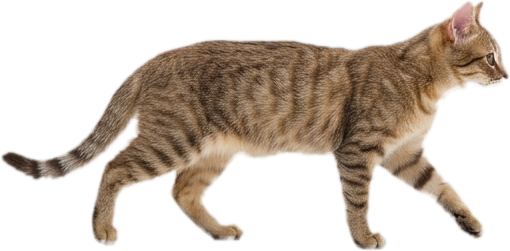
#> input picture assets/ai/1-이동-걷기-2/f1.png, 510 x 251 px, found by its file name; its folder holds 5 pictures in this run
$ python make_parts.py
#> lines starting #> are read from the running program, lines starting #| are printed output that depends on the picture
"""한 장의 걷는 고양이 사진에서 '뼈대 인형'용 부품(몸통·다리 4개·꼬리·머리·목)을 오린다. (개발용: OpenCV·scipy·Pillow 필요)

원본: assets/ai/1-이동-걷기-2/f1.png  (옆모습, 오른쪽을 봄, 네 다리가 모두 보이는 컷)
결과: assets/parts/*.png 와 assets/parts/parts.json, assets/parts/uv.npz

방법
 · 다리·꼬리·목: 중심선(관절 점들)을 따라 곧게 펴서 오린 '띠'(rectified strip). 앱에서 이 띠를 관절 위치를 따라 구부려 붙인다.
 · 몸통: 등선~배선 사이를 오려낸 사진 (다리·꼬리·머리 쪽은 잘라 냄). 앱에서 세로 조각으로 나눠 척추 곡선을 따라 붙인다.
 · 머리: 목 쪽은 서서히 투명하게 오려낸 사진.
 · 모든 부품은 '원본 사진의 어느 자리였는지'(uv)를 같이 저장한다 → 삼색처럼 털색 무늬를 바꿀 때 부품이 달라도 무늬가 이어진다.
"""
import json
from pathlib import Path

import cv2
import numpy as np
from PIL import Image
from scipy.interpolate import splev, splprep
from scipy.spatial import cKDTree

ROOT = Path(__file__).resolve().parent.parent
SRC = ROOT / "assets" / "ai" / "1-이동-걷기-2" / "f1.png"
OUT = ROOT / "assets" / "parts"

# ---------------------------------------------------------------- 사진 위의 관절/중심선 (원본 픽셀 좌표, 눈금을 얹은 확대 그림에서 읽은 값)
LEGS = {
    # 이름: (중심선 점들 위→아래, 띠 반폭)   위쪽 끝은 몸통 안쪽(어깨/엉덩이 쪽)
    "front_a": ([(358, 118), (357, 160), (355, 195), (366, 240)], 30),     # 곧게 선 앞다리
    "front_b": ([(404, 122), (422, 160), (440, 198), (476, 234)], 32),     # 앞으로 뻗은 앞다리
    "hind_a": ([(168, 124), (140, 160), (106, 198), (104, 240)], 38),      # 뒤로 밀어낸 뒷다리
    "hind_b": ([(196, 138), (198, 172), (212, 205), (240, 236)], 34),      # 앞으로 나가는 뒷다리
}
TAIL = ([(132, 92), (120, 112), (100, 134), (72, 151), (44, 165), (22, 163), (6, 158)], 26)
NECK = ([(385, 105), (415, 85), (445, 62)], 46)
HEAD_BOX = (398, 0, 510, 104)           # 머리(귀 포함) 잘라내는 사각형 (x0, y0, x1, y1)
HEAD_ANCHOR = (462, 50)                 # 머리 중심 (회전 중심, 앱에서 리그의 머리 중심에 맞춘다)
TORSO_X = (112, 440)                    # 몸통 가로 범위 (왼쪽은 엉덩이, 오른쪽은 가슴·목 아래)
BELLY = ([112, 128, 150, 185, 240, 300, 335, 380, 405, 440], [136, 134, 148, 160, 160, 157, 154, 148, 140, 118])   # 배선(다리가 붙기 전 몸통 아래 경계)
FADE_TOP = 18                           # 다리·꼬리의 몸통 쪽 끝을 서서히 투명하게 하는 길이(띠 픽셀)


def load():
    a = np.array(Image.open(SRC).convert("RGBA")).astype(np.float32)
    return a


def smooth_polyline(pts, n):
    pts = np.array(pts, np.float32)
    k = min(3, len(pts) - 1)
    tck, _ = splprep([pts[:, 0], pts[:, 1]], k=k, s=0)
    u = np.linspace(0, 1, n)
    x, y = splev(u, tck)
    dx, dy = splev(u, tck, der=1)
    return np.stack([x, y], 1), np.stack([dx, dy], 1)


def strip(img, pts, hw, step=1.0, fade_top=FADE_TOP, others=None):
    """중심선을 따라 곧게 펴서 오린 띠. 위쪽(v=0)이 pts[0]. 가로가 +x(진행 방향의 오른쪽)."""
    rough, _ = smooth_polyline(pts, 400)
    seg = np.hypot(*np.diff(rough, axis=0).T)
    length = float(seg.sum())
    n = max(8, int(length / step))
    c, d = smooth_polyline(pts, n)
    d = d / np.maximum(np.hypot(d[:, 0], d[:, 1])[:, None], 1e-6)
    nrm = np.stack([d[:, 1], -d[:, 0]], 1)                         # 진행 방향이 아래(0,1)일 때 (1,0)
    v = np.arange(-hw, hw, 1.0, dtype=np.float32) + 0.5
    mx = (c[:, 0:1] + nrm[:, 0:1] * v[None, :]).astype(np.float32)
    my = (c[:, 1:2] + nrm[:, 1:2] * v[None, :]).astype(np.float32)
    pre = img.copy()
    if others:                                                       # 이웃 다리·몸통 아래쪽 픽셀 제거: 내 중심선이 다른 중심선보다 가까운 곳만 남긴다
        own, _ = smooth_polyline(pts, 300)
        tree_o = cKDTree(own)
        tree_x = cKDTree(np.concatenate([smooth_polyline(q, 300)[0] for q in others]))
        gy, gx = np.mgrid[0:img.shape[0], 0:img.shape[1]]
        q = np.stack([gx.ravel(), gy.ravel()], 1).astype(np.float32)
        do, _ = tree_o.query(q)
        dx, _ = tree_x.query(q)
        mine = (do <= dx * 0.92 + 1.0).reshape(img.shape[:2])
        pre[..., 3] = pre[..., 3] * mine
    pre[..., :3] *= pre[..., 3:4] / 255.0
    out = cv2.remap(pre, mx, my, cv2.INTER_LINEAR, borderMode=cv2.BORDER_CONSTANT, borderValue=0)
    al = np.maximum(out[..., 3:4], 1e-3)
    rgb = np.clip(out[..., :3] / (al / 255.0), 0, 255)
    a = out[..., 3]
    if fade_top > 0:
        ramp = np.clip(np.arange(n) / float(fade_top), 0, 1)[:, None]
        a = a * ramp
    res = np.dstack([rgb, a]).astype(np.uint8)
    uv = np.stack([mx / img.shape[1], my / img.shape[0]], -1).astype(np.float16)
    return res, uv, length


def main():
    img = load()
    H, W = img.shape[:2]
#> H = 251; W = 510
    OUT.mkdir(parents=True, exist_ok=True)
    meta = {"photo": [W, H], "legs": {}, "scale_hint": 0.40}
    uvs = {}

    for name, (pts, hw) in LEGS.items():
        others = [q for n2, (q, _) in LEGS.items() if n2 != name] + [TAIL[0]]
        s, uv, length = strip(img, pts, hw, others=others)
        Image.fromarray(s, "RGBA").save(OUT / f"{name}.png")
        uvs[name] = uv
        meta["legs"][name] = {"length": length, "half_width": hw, "size": [s.shape[1], s.shape[0]]}
#> this loop made 4 passes
#> length on passes 1 to 4: 124, 135.7, 140.6, 112.2
#> pass 1, in strip, `rgb = np.clip(out[..., :3] / (al / 255.0), 0, 255)`:
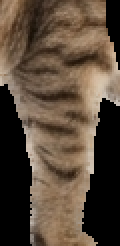
#> rgb: shape (123, 60, 3) float32 (shown 2 times larger); mean R, G, B 89.5, 73.6, 58.7
#> after the loop:
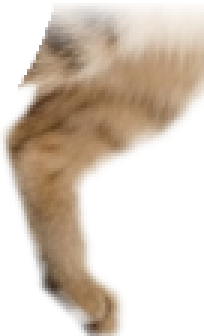
#> s: shape (112, 68, 4) (shown 3 times larger); mean R, G, B, A 98.4, 81.8, 64.8, 110.3; transparent parts drawn white
#> after the loop, meta = 3 items; uvs = 4 items

    s, uv, length = strip(img, TAIL[0], TAIL[1], fade_top=14)
#> in strip (call 5), `res = np.dstack([rgb, a]).astype(np.uint8)`:
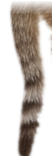
#> res: shape (156, 52, 4); mean R, G, B, A 76.1, 64.8, 55.6, 103.3; transparent parts drawn white
#> length = 156.5
    Image.fromarray(s, "RGBA").save(OUT / "tail.png")
    uvs["tail"] = uv
    meta["tail"] = {"length": length, "half_width": TAIL[1], "size": [s.shape[1], s.shape[0]]}

    s, uv, length = strip(img, NECK[0], NECK[1], fade_top=0)
#> in strip (call 6), `al = np.maximum(out[..., 3:4], 1e-3)`:
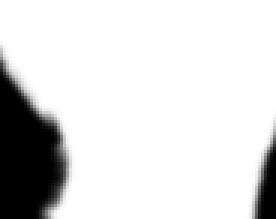
#> al: shape (73, 92, 1) float32 (shown 3 times larger); min 0.001, max 255, mean 219.6
#> in strip (call 6), `res = np.dstack([rgb, a]).astype(np.uint8)`:
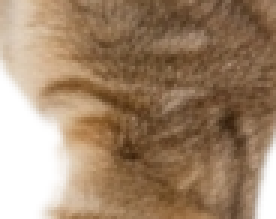
#> res: shape (73, 92, 4) (shown 3 times larger); mean R, G, B, A 136.1, 108.3, 81.1, 219.6; transparent parts drawn white
#> length = 73.87
    # 목: 양 끝을 부드럽게 (몸통 쪽·머리 쪽)
    n = s.shape[0]
#> n = 73
    ramp = np.minimum(np.clip(np.arange(n) / 14.0, 0, 1), np.clip((n - 1 - np.arange(n)) / 14.0, 0, 1))[:, None]
    s[..., 3] = (s[..., 3] * ramp).astype(np.uint8)
#> s: shape (73, 92, 4)
    Image.fromarray(s, "RGBA").save(OUT / "neck.png")
    uvs["neck"] = uv
    meta["neck"] = {"length": length, "half_width": NECK[1], "size": [s.shape[1], s.shape[0]]}

    # 몸통: 가로 TORSO_X, 세로는 등선 위쪽 여유부터 배선까지. 배선 아래는 잘라 낸다 (다리 자리).
    x0, x1 = TORSO_X
    xs = np.arange(x0, x1)
    belly = np.interp(xs, BELLY[0], BELLY[1])
    y0 = 20
    y1 = int(belly.max()) + 6
    crop = img[y0:y1, x0:x1].copy()
    yy = (np.arange(y0, y1)[:, None]).astype(np.float32)
    cut = np.clip((belly[None, :] + 1.5 - yy) / 3.0, 0, 1)                    # 배선 아래는 투명 (3픽셀 부드럽게)
    crop[..., 3] *= cut
    # 엉덩이 왼쪽 경계: 꼬리 밑동 쪽(왼쪽 위)은 꼬리 띠가 맡으므로, 꼬리가 몸통에 붙는 선(세로에 가까운 선)에서 몸통을 자른다
    TAIL_CUT = [(128, 60), (126, 100), (118, 140)]                              # (x, y) 위→아래, 이 선보다 왼쪽은 몸통에서 제외
    cx_line = np.interp(np.arange(y0, y1), [q[1] for q in TAIL_CUT], [q[0] for q in TAIL_CUT])
    side = np.clip((np.arange(x0, x1)[None, :] - cx_line[:, None]) / 5.0, 0, 1)
    crop[..., 3] *= side
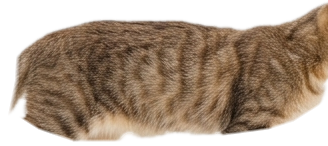
#> crop: shape (146, 328, 4) float32; mean R, G, B, A 143.1, 118.5, 96.1, 173.8; transparent parts drawn white
    Image.fromarray(crop.astype(np.uint8), "RGBA").save(OUT / "torso.png")
    gx, gy = np.meshgrid(xs, np.arange(y0, y1))
    uvs["torso"] = np.stack([gx / W, gy / H], -1).astype(np.float16)
    # 열마다 등선(알파가 시작되는 행)과 배선 높이 → 앱에서 조각의 두께를 리그 몸통 두께에 맞추는 데 쓴다
    top = []
    for i in range(crop.shape[1]):
        col = crop[:, i, 3]
        nz = np.where(col > 128)[0]
        top.append(int(nz[0]) if len(nz) else 0)
#> this loop made 328 passes
#> nz on passes 13 to 14: [103, 104, 105, 106, 107, 108], [98, 99, 100, 101, 102, 103, 104, 105, 106, 107]
#> after the loop, top = 328 values, max 103 at index 12, min 0 at index 0, mean 25.11
    meta["torso"] = {"x0": x0, "y0": y0, "size": [crop.shape[1], crop.shape[0]], "top": top,
                     "belly": [float(b - y0) for b in belly]}

    # 머리
    bx0, by0, bx1, by1 = HEAD_BOX
    head = img[by0:by1, bx0:bx1].copy()
    hh, hw_ = head.shape[:2]
#> hh = 104; hw_ = 112
    fx = np.clip((np.arange(hw_) / 22.0), 0, 1)[None, :]                       # 왼쪽(목 쪽) 서서히 투명
    fy = np.clip(((hh - 1 - np.arange(hh)) / 22.0), 0, 1)[:, None]             # 아래쪽(가슴 쪽) 서서히 투명
    head[..., 3] *= np.minimum(fx, 1.0) * np.minimum(fy, 1.0)
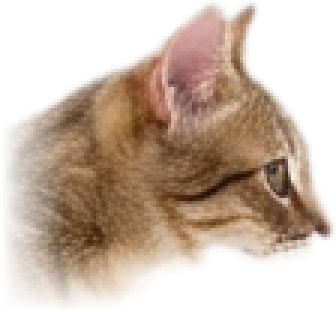
#> head: shape (104, 112, 4) float32 (shown 3 times larger); mean R, G, B, A 163.3, 135, 111.3, 131.5; transparent parts drawn white
    Image.fromarray(head.astype(np.uint8), "RGBA").save(OUT / "head.png")
    gx, gy = np.meshgrid(np.arange(bx0, bx1), np.arange(by0, by1))
    uvs["head"] = np.stack([gx / W, gy / H], -1).astype(np.float16)
    meta["head"] = {"anchor": [HEAD_ANCHOR[0] - bx0, HEAD_ANCHOR[1] - by0], "size": [hw_, hh]}

    np.savez_compressed(OUT / "uv.npz", **uvs)
    (OUT / "parts.json").write_text(json.dumps(meta, ensure_ascii=False, indent=1), encoding="utf-8")
    print("부품 저장:", OUT, [p.name for p in sorted(OUT.glob("*.png"))])


if __name__ == "__main__":
    main()
